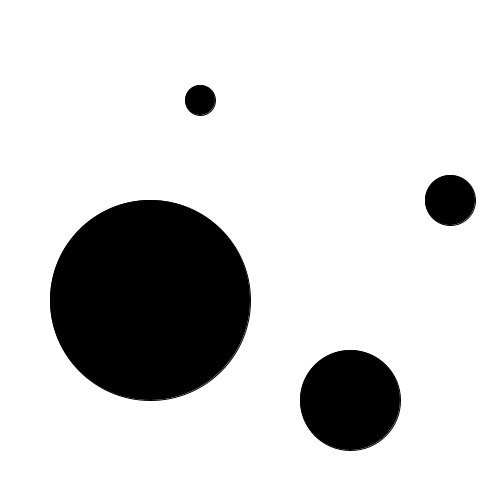
Frame 1 (no input)
Frame 60 (the mouse pressed at the canvas centre just before this capture): identical to frame 1, image omitted
Frame 120 (the mouse held since frame 60 and released just before this capture): identical to frame 1, image omitted

The Processing sketch that drew this single still picture (run headless with seeded random() and noise(); from frame 60 on, the mouse is pressed at the canvas centre):

// Processing sketch: Sample2
// ── Sample2.pde
void setup() {
    size(500, 500);
}
void draw() {
  background(255);
  float[] x = {200,350,450,150};
  float[] y = {100,400,200,300};
  float[] s = {30,100,50,200};
  for (int i=0; i<4; i++) {
    fill(0);
    ellipse(x[i], y[i], s[i], s[i]);
  }
}
